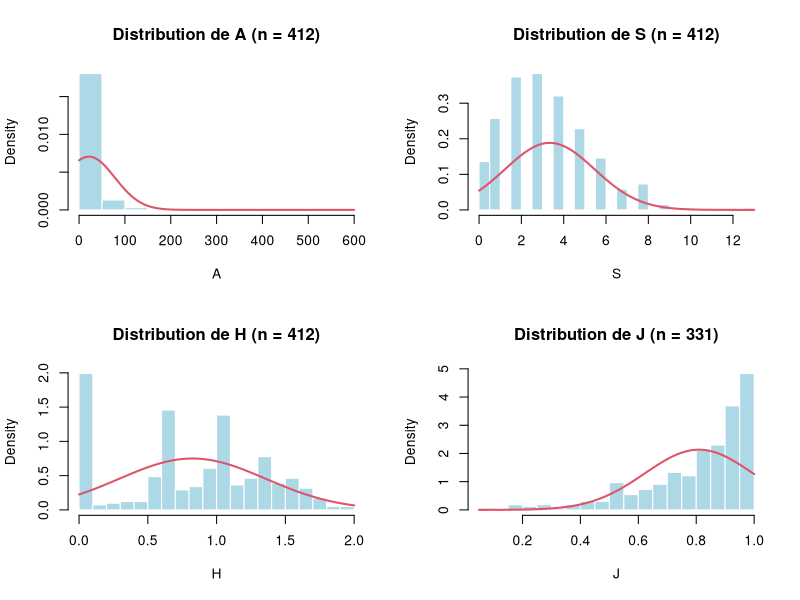

The R source for this figure:
# Dans RStudio : Session > Set Working Directory > To Source File Location
# Distribution des 4 indices : lequel a une forme en cloche ?

data <- read.csv2("data_finale2.csv", header = TRUE)
data <- data[!is.na(data$Argile), ]   # mêmes 412 prélèvements que les modèles

par(mfrow = c(2, 2))
for (y in c("A", "S", "H", "J")) {
  v <- data[[y]][!is.na(data[[y]])]
  hist(v, breaks = 20, freq = FALSE, col = "lightblue", border = "white",
       main = paste0("Distribution de ", y, " (n = ", length(v), ")"), xlab = y)
  curve(dnorm(x, mean(v), sd(v)), add = TRUE, col = 2, lwd = 2)   # loi normale de même moyenne et écart-type
}
par(mfrow = c(1, 1))

# Résumé numérique de chaque indice
resume <- t(sapply(c("A", "S", "H", "J"), function(y) {
  v <- data[[y]][!is.na(data[[y]])]
  c(n = length(v), min = min(v), mediane = median(v), moyenne = round(mean(v), 2),
    max = max(v), nb_zeros = sum(v == 0),
    shapiro_W = round(shapiro.test(v)$statistic, 3))
}))
resume
